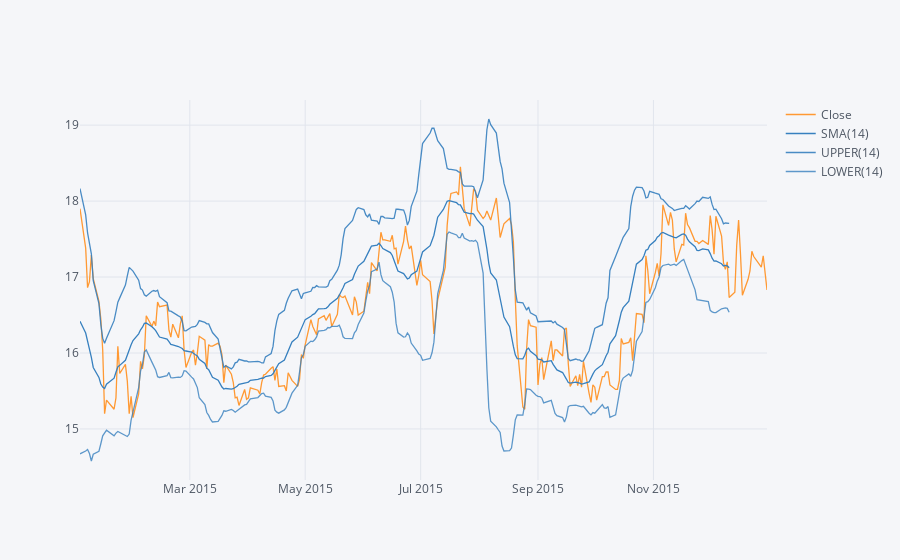

Here is the notebook cell this chart was saved with:
### Markdown cell above
**Use .ta_plot(study='boll') to create a Bollinger Band Plot for Bank of America for the year 2015.**

### Code cell
BAC['Close'].loc[datetime.datetime(2016,1,1):datetime.datetime(2015,1,1)].ta_plot(study = 'boll')

### Figure 1 — Plotly figure (JSON) as saved in the notebook; plotly's stock layout.template omitted (floating-point values rounded to 4 significant figures; data arrays with more than 128 entries replaced by an {"elided": "..."} marker saying what was removed)
{"data": [{"line": {"color": "rgba(255, 153, 51, 1.0)", "dash": "solid", "shape": "linear", "width": 1.3}, "mode": "lines", "name": "Close", "text": "", "type": "scatter", "x": {"elided": "252 str values"}, "y": {"elided": "252 float values"}}, {"line": {"color": "rgba(55, 128, 191, 1.0)", "dash": "solid", "shape": "linear", "width": 1.3}, "mode": "lines", "name": "SMA(14)", "text": "", "type": "scatter", "x": {"elided": "252 str values"}, "y": {"elided": "252 mixed values"}}, {"line": {"color": "rgba(55, 128, 191, 0.8999999999999999)", "dash": "solid", "shape": "linear", "width": 1.3}, "mode": "lines", "name": "UPPER(14)", "text": "", "type": "scatter", "x": {"elided": "252 str values"}, "y": {"elided": "252 mixed values"}}, {"line": {"color": "rgba(55, 128, 191, 0.7999999999999998)", "dash": "solid", "shape": "linear", "width": 1.3}, "mode": "lines", "name": "LOWER(14)", "text": "", "type": "scatter", "x": {"elided": "252 str values"}, "y": {"elided": "252 mixed values"}}], "layout": {"legend": {"bgcolor": "#F5F6F9", "font": {"color": "#4D5663"}}, "paper_bgcolor": "#F5F6F9", "plot_bgcolor": "#F5F6F9", "title": {"font": {"color": "#4D5663"}}, "xaxis": {"gridcolor": "#E1E5ED", "showgrid": true, "tickfont": {"color": "#4D5663"}, "title": {"font": {"color": "#4D5663"}, "text": ""}, "zerolinecolor": "#E1E5ED"}, "yaxis": {"gridcolor": "#E1E5ED", "showgrid": true, "tickfont": {"color": "#4D5663"}, "title": {"font": {"color": "#4D5663"}, "text": ""}, "zerolinecolor": "#E1E5ED"}}}
